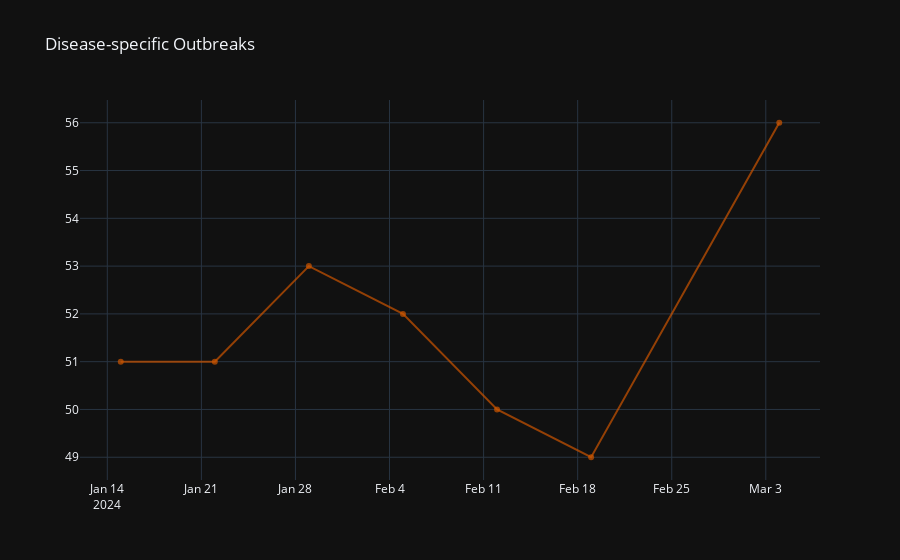

Source (notebook cell):
### Code cell
potential_outbreak_counts = df_outbreak[df_outbreak['potential_outbreak']].groupby('date')['label'].nunique()

# Creating the line chart with a dark theme
fig = go.Figure(layout_template="plotly_dark")

# Adding the line for potential outbreak counts
fig.add_trace(go.Scatter(
    x=potential_outbreak_counts.index,
    y=potential_outbreak_counts.values,
    mode='lines+markers',
    name='Potential Outbreaks',
    line=dict(color='rgba(204,85,0,0.7)'),  # Burnt orange color for the line
))

# Update layout
fig.update_layout(
    title='Disease-specific Outbreaks',
    #xaxis_title='',
    #yaxis_title='Count',
)

fig.show()

### Figure 1 — Plotly figure (JSON) as saved in the notebook; plotly's stock layout.template omitted (floating-point values rounded to 4 significant figures)
{"data": [{"line": {"color": "rgba(204,85,0,0.7)"}, "mode": "lines+markers", "name": "Potential Outbreaks", "type": "scatter", "x": ["2024-01-15T00:00:00", "2024-01-22T00:00:00", "2024-01-29T00:00:00", "2024-02-05T00:00:00", "2024-02-12T00:00:00", "2024-02-19T00:00:00", "2024-03-04T00:00:00"], "y": [51, 51, 53, 52, 50, 49, 56]}], "layout": {"title": {"text": "Disease-specific Outbreaks"}}}
